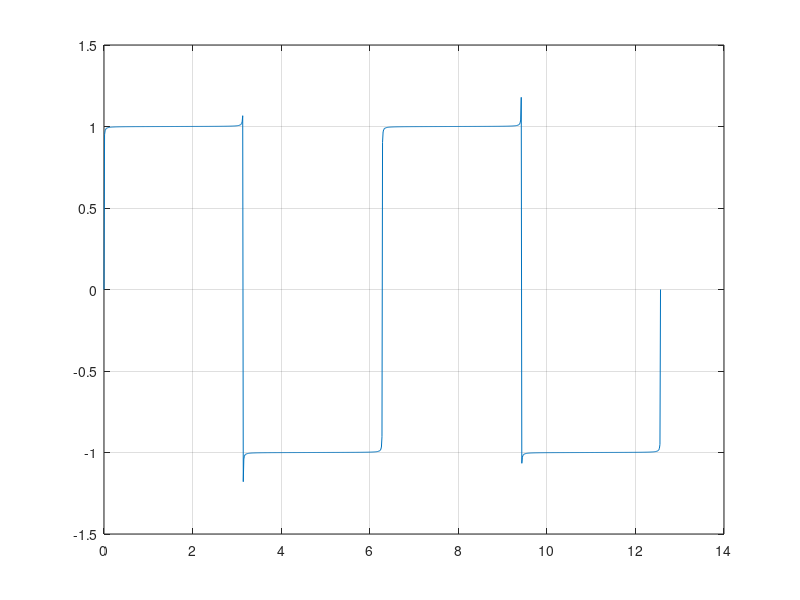

Source code (MATLAB):
clc;
close all;
clear all;

T = 2*pi;
omega = 2*pi/T;
t = linspace(0,4*pi,1000);

N = 1000; % Harmonics

sq_wave = zeros(size(t));

for n = 1:2:N
    sq_wave = sq_wave + 4/(n*pi)*sin(n*omega*t);

    % plot(t,sq_wave);
    % hold on;
    % pause(2);
end

figure(2);
plot(t,sq_wave);
grid on;
